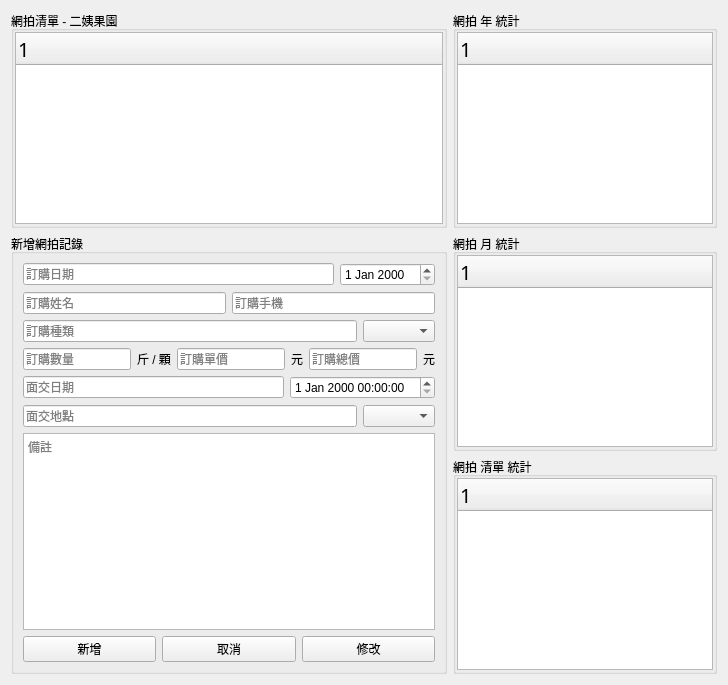
      <widget class="QWidget" name="page_sell_record">
       <layout class="QGridLayout" name="gridLayout_7">
        <item row="1" column="0" rowspan="2">
         <widget class="QGroupBox" name="groupBox_31">
          <property name="title">
           <string>新增網拍記錄</string>
          </property>
          <layout class="QVBoxLayout" name="verticalLayout_32">
           <item>
            <layout class="QHBoxLayout" name="horizontalLayout_8">
             <item>
              <widget class="QLineEdit" name="sell_time">
               <property name="cursor">
                <cursorShape>PointingHandCursor</cursorShape>
               </property>
               <property name="placeholderText">
                <string>訂購日期</string>
               </property>
              </widget>
             </item>
             <item>
              <widget class="QDateEdit" name="sell_time_selected">
               <property name="cursor">
                <cursorShape>PointingHandCursor</cursorShape>
               </property>
              </widget>
             </item>
            </layout>
           </item>
           <item>
            <layout class="QHBoxLayout" name="horizontalLayout_14">
             <item>
              <widget class="QLineEdit" name="sell_name">
               <property name="cursor">
                <cursorShape>PointingHandCursor</cursorShape>
               </property>
               <property name="placeholderText">
                <string>訂購姓名</string>
               </property>
              </widget>
             </item>
             <item>
              <widget class="QLineEdit" name="sell_phone">
               <property name="cursor">
                <cursorShape>PointingHandCursor</cursorShape>
               </property>
               <property name="placeholderText">
                <string>訂購手機</string>
               </property>
              </widget>
             </item>
            </layout>
           </item>
           <item>
            <layout class="QHBoxLayout" name="horizontalLayout_9">
             <item>
              <widget class="QLineEdit" name="sell_kind">
               <property name="cursor">
                <cursorShape>PointingHandCursor</cursorShape>
               </property>
               <property name="placeholderText">
                <string>訂購種類</string>
               </property>
              </widget>
             </item>
             <item>
              <widget class="QComboBox" name="sell_kind_selected">
               <property name="cursor">
                <cursorShape>PointingHandCursor</cursorShape>
               </property>
              </widget>
             </item>
            </layout>
           </item>
           <item>
            <layout class="QHBoxLayout" name="horizontalLayout_12">
             <item>
              <widget class="QLineEdit" name="sell_amount">
               <property name="cursor">
                <cursorShape>PointingHandCursor</cursorShape>
               </property>
               <property name="placeholderText">
                <string>訂購數量</string>
               </property>
              </widget>
             </item>
             <item>
              <widget class="QLabel" name="label_5">
               <property name="text">
                <string>斤 / 顆</string>
               </property>
              </widget>
             </item>
             <item>
              <widget class="QLineEdit" name="sell_price">
               <property name="cursor">
                <cursorShape>PointingHandCursor</cursorShape>
               </property>
               <property name="placeholderText">
                <string>訂購單價</string>
               </property>
              </widget>
             </item>
             <item>
              <widget class="QLabel" name="label_4">
               <property name="text">
                <string>元</string>
               </property>
              </widget>
             </item>
             <item>
              <widget class="QLineEdit" name="sell_total_price">
               <property name="cursor">
                <cursorShape>PointingHandCursor</cursorShape>
               </property>
               <property name="text">
                <string/>
               </property>
               <property name="placeholderText">
                <string>訂購總價</string>
               </property>
              </widget>
             </item>
             <item>
              <widget class="QLabel" name="label_3">
               <property name="text">
                <string>元</string>
               </property>
              </widget>
             </item>
            </layout>
           </item>
           <item>
            <layout class="QHBoxLayout" name="horizontalLayout_10">
             <item>
              <widget class="QLineEdit" name="sell_trade_time">
               <property name="cursor">
                <cursorShape>PointingHandCursor</cursorShape>
               </property>
               <property name="placeholderText">
                <string>面交日期</string>
               </property>
              </widget>
             </item>
             <item>
              <widget class="QDateTimeEdit" name="sell_trade_time_selected">
               <property name="cursor">
                <cursorShape>PointingHandCursor</cursorShape>
               </property>
              </widget>
             </item>
            </layout>
           </item>
           <item>
            <layout class="QHBoxLayout" name="horizontalLayout_11">
             <item>
              <widget class="QLineEdit" name="sell_trade_place">
               <property name="placeholderText">
                <string>面交地點</string>
               </property>
              </widget>
             </item>
             <item>
              <widget class="QComboBox" name="sell_trade_place_selected">
               <property name="cursor">
                <cursorShape>PointingHandCursor</cursorShape>
               </property>
              </widget>
             </item>
            </layout>
           </item>
           <item>
            <widget class="QTextEdit" name="sell_comment">
             <property name="cursor" stdset="0">
              <cursorShape>PointingHandCursor</cursorShape>
             </property>
             <property name="placeholderText">
              <string>備註</string>
             </property>
            </widget>
           </item>
           <item>
            <layout class="QHBoxLayout" name="horizontalLayout_13">
             <item>
              <widget class="QPushButton" name="btn_sell_submit">
               <property name="cursor">
                <cursorShape>PointingHandCursor</cursorShape>
               </property>
               <property name="text">
                <string>新增</string>
               </property>
               <property name="icon">
                <iconset>
                 <normaloff>../icon/icons8-edit-64 (1).png</normaloff>../icon/icons8-edit-64 (1).png</iconset>
               </property>
              </widget>
             </item>
             <item>
              <widget class="QPushButton" name="btn_sell_cancel">
               <property name="cursor">
                <cursorShape>PointingHandCursor</cursorShape>
               </property>
               <property name="text">
                <string>取消</string>
               </property>
               <property name="icon">
                <iconset>
                 <normaloff>../icon/icons8-close-window-94.png</normaloff>../icon/icons8-close-window-94.png</iconset>
               </property>
              </widget>
             </item>
             <item>
              <widget class="QPushButton" name="btn_sell_alter">
               <property name="cursor">
                <cursorShape>PointingHandCursor</cursorShape>
               </property>
               <property name="text">
                <string>修改</string>
               </property>
               <property name="icon">
                <iconset>
                 <normaloff>../icon/icons8-signing-a-document-48.png</normaloff>../icon/icons8-signing-a-document-48.png</iconset>
               </property>
              </widget>
             </item>
            </layout>
           </item>
          </layout>
         </widget>
        </item>
        <item row="2" column="1">
         <widget class="QGroupBox" name="groupBox_20">
          <property name="title">
           <string>網拍 清單 統計</string>
          </property>
          <layout class="QVBoxLayout" name="verticalLayout_21">
           <property name="leftMargin">
            <number>1</number>
           </property>
           <property name="topMargin">
            <number>1</number>
           </property>
           <property name="rightMargin">
            <number>1</number>
           </property>
           <property name="bottomMargin">
            <number>1</number>
           </property>
           <item>
            <widget class="QTreeWidget" name="sell_record_mother_kind_list">
             <property name="font">
              <font>
               <family>Microsoft JhengHei</family>
               <pointsize>15</pointsize>
              </font>
             </property>
             <column>
              <property name="text">
               <string notr="true">1</string>
              </property>
             </column>
            </widget>
           </item>
          </layout>
         </widget>
        </item>
        <item row="0" column="1">
         <widget class="QGroupBox" name="groupBox_19">
          <property name="title">
           <string>網拍 年 統計</string>
          </property>
          <layout class="QVBoxLayout" name="verticalLayout_22">
           <property name="leftMargin">
            <number>1</number>
           </property>
           <property name="topMargin">
            <number>1</number>
           </property>
           <property name="rightMargin">
            <number>1</number>
           </property>
           <property name="bottomMargin">
            <number>1</number>
           </property>
           <item>
            <widget class="QTreeWidget" name="sell_record_mother_year_list">
             <property name="font">
              <font>
               <family>Microsoft JhengHei</family>
               <pointsize>15</pointsize>
              </font>
             </property>
             <column>
              <property name="text">
               <string>1</string>
              </property>
             </column>
            </widget>
           </item>
          </layout>
         </widget>
        </item>
        <item row="0" column="0">
         <widget class="QGroupBox" name="groupBox_18">
          <property name="title">
           <string>網拍清單 - 二姨果園</string>
          </property>
          <layout class="QVBoxLayout" name="verticalLayout_20">
           <property name="leftMargin">
            <number>1</number>
           </property>
           <property name="topMargin">
            <number>1</number>
           </property>
           <property name="rightMargin">
            <number>1</number>
           </property>
           <property name="bottomMargin">
            <number>1</number>
           </property>
           <item>
            <widget class="QTreeWidget" name="sell_record_mother_list">
             <property name="font">
              <font>
               <family>Microsoft JhengHei</family>
               <pointsize>15</pointsize>
              </font>
             </property>
             <column>
              <property name="text">
               <string notr="true">1</string>
              </property>
             </column>
            </widget>
           </item>
          </layout>
         </widget>
        </item>
        <item row="1" column="1">
         <widget class="QGroupBox" name="groupBox_21">
          <property name="title">
           <string>網拍 月 統計</string>
          </property>
          <layout class="QVBoxLayout" name="verticalLayout_23">
           <property name="leftMargin">
            <number>1</number>
           </property>
           <property name="topMargin">
            <number>1</number>
           </property>
           <property name="rightMargin">
            <number>1</number>
           </property>
           <property name="bottomMargin">
            <number>1</number>
           </property>
           <item>
            <widget class="QTreeWidget" name="sell_record_mother_month_list">
             <property name="font">
              <font>
               <family>Microsoft JhengHei</family>
               <pointsize>15</pointsize>
              </font>
             </property>
             <column>
              <property name="text">
               <string notr="true">1</string>
              </property>
             </column>
            </widget>
           </item>
          </layout>
         </widget>
        </item>
       </layout>
      </widget>
